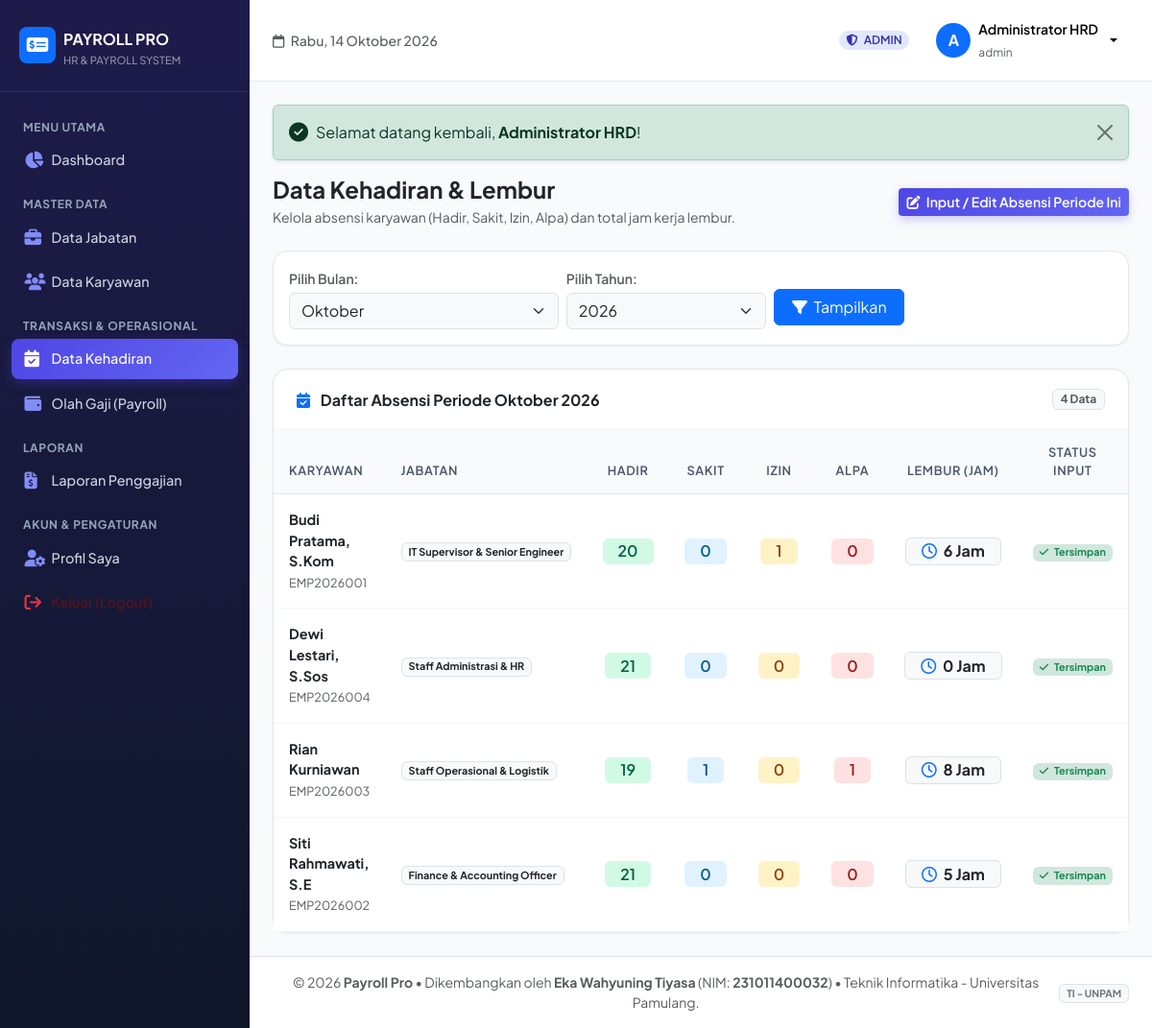
The page /absensi/index.php (signed in) on the database its author committed.
### tables this page shows
CREATE TABLE `karyawan` (
  `id` INT AUTO_INCREMENT PRIMARY KEY,
  `user_id` INT NULL,
  `nip` VARCHAR(30) NOT NULL UNIQUE,
  `nama` VARCHAR(100) NOT NULL,
  `email` VARCHAR(100) NOT NULL,
  `jabatan_id` INT NOT NULL,
  `jenis_kelamin` ENUM('Laki-laki', 'Perempuan') NOT NULL DEFAULT 'Laki-laki',
  `no_telepon` VARCHAR(20) DEFAULT NULL,
  `alamat` TEXT DEFAULT NULL,
  `status_kepegawaian` ENUM('Tetap', 'Kontrak', 'Magang') NOT NULL DEFAULT 'Tetap',
  `tanggal_masuk` DATE NOT NULL,
  `no_rekening` VARCHAR(50) NOT NULL,
  `nama_bank` VARCHAR(50) NOT NULL DEFAULT 'BCA',
  `foto` VARCHAR(255) DEFAULT 'default.png',
  `created_at` TIMESTAMP DEFAULT CURRENT_TIMESTAMP,
  INDEX (`jabatan_id`),
  INDEX (`user_id`),
  CONSTRAINT `fk_karyawan_jabatan` FOREIGN KEY (`jabatan_id`) REFERENCES `jabatan` (`id`) ON DELETE RESTRICT ON UPDATE CASCADE,
  CONSTRAINT `fk_karyawan_user` FOREIGN KEY (`user_id`) REFERENCES `users` (`id`) ON DELETE SET NULL ON UPDATE CASCADE
);

CREATE TABLE `jabatan` (
  `id` INT AUTO_INCREMENT PRIMARY KEY,
  `nama_jabatan` VARCHAR(100) NOT NULL,
  `gaji_pokok` DECIMAL(15,2) NOT NULL DEFAULT 0,
  `tunjangan_jabatan` DECIMAL(15,2) NOT NULL DEFAULT 0,
  `uang_makan_per_hari` DECIMAL(15,2) NOT NULL DEFAULT 25000,
  `created_at` TIMESTAMP DEFAULT CURRENT_TIMESTAMP
);

CREATE TABLE `absensi` (
  `id` INT AUTO_INCREMENT PRIMARY KEY,
  `karyawan_id` INT NOT NULL,
  `bulan` INT NOT NULL,
  `tahun` INT NOT NULL,
  `hadir` INT NOT NULL DEFAULT 0,
  `sakit` INT NOT NULL DEFAULT 0,
  `izin` INT NOT NULL DEFAULT 0,
  `alpa` INT NOT NULL DEFAULT 0,
  `lembur_jam` INT NOT NULL DEFAULT 0,
  `created_at` TIMESTAMP DEFAULT CURRENT_TIMESTAMP,
  UNIQUE KEY `unique_absensi_periode` (`karyawan_id`, `bulan`, `tahun`),
  INDEX (`karyawan_id`),
  CONSTRAINT `fk_absensi_karyawan` FOREIGN KEY (`karyawan_id`) REFERENCES `karyawan` (`id`) ON DELETE CASCADE ON UPDATE CASCADE
);

### config/app.php (called while the page is built, shortened)
<?php
function base_url($path = '') {
    $protocol = (!empty($_SERVER['HTTPS']) && $_SERVER['HTTPS'] !== 'off' || (isset($_SERVER['SERVER_PORT']) && $_SERVER['SERVER_PORT'] == 443)) ? "https://" : "http://";
    $host = $_SERVER['HTTP_HOST'] ?? 'localhost';
    $docRoot = realpath($_SERVER['DOCUMENT_ROOT'] ?? '');
    $appRoot = realpath(__DIR__ . '/..');
    $subDir = '';
    if ($docRoot && $appRoot && strpos($appRoot, $docRoot) === 0) {
        $subDir = str_replace('\\', '/', substr($appRoot, strlen($docRoot)));
    } else {
        $script = $_SERVER['SCRIPT_NAME'] ?? '';
        if (stripos($script, '/Aplikasi Gaji') !== false) {
            $subDir = '/Aplikasi Gaji';
        }
    }
    $url = $protocol . $host . rtrim($subDir, '/');
    $path = ltrim($path, '/');
    return $url . ($path !== '' ? '/' . $path : '');
}
function bulan_indonesia($bln) {
    $bulan_arr = [
        1 => 'Januari', 2 => 'Februari', 3 => 'Maret', 4 => 'April',
        5 => 'Mei', 6 => 'Juni', 7 => 'Juli', 8 => 'Agustus',
        9 => 'September', 10 => 'Oktober', 11 => 'November', 12 => 'Desember'
    ];
    return $bulan_arr[(int)$bln] ?? '';
}
function daftar_bulan() {
    return [
        1 => 'Januari', 2 => 'Februari', 3 => 'Maret', 4 => 'April',
        5 => 'Mei', 6 => 'Juni', 7 => 'Juli', 8 => 'Agustus',
        9 => 'September', 10 => 'Oktober', 11 => 'November', 12 => 'Desember'
    ];
}
function is_logged_in() {
    return isset($_SESSION['user']) && !empty($_SESSION['user']['id']);
}
function is_admin() {
    return is_logged_in() && ($_SESSION['user']['role'] ?? '') === 'admin';
}

### absensi/index.php (the view, shortened to what this page needs)
<?php
require_once __DIR__ . '/../config/app.php';
$bulan = (int)($_GET['bulan'] ?? date('n'));
$tahun = (int)($_GET['tahun'] ?? date('Y'));
if (is_admin()) {
    $stmt = $pdo->prepare("SELECT k.id as karyawan_id, k.nip, k.nama, j.nama_jabatan,
        a.id as absensi_id, a.hadir, a.sakit, a.izin, a.alpa, a.lembur_jam
        FROM karyawan k
        JOIN jabatan j ON k.jabatan_id = j.id
        LEFT JOIN absensi a ON k.id = a.karyawan_id AND a.bulan = ? AND a.tahun = ?
        ORDER BY k.nama ASC");
    $stmt->execute([$bulan, $tahun]);
    $absensi_list = $stmt->fetchAll();
}
include __DIR__ . '/../includes/header.php';
?>
<div class="d-md-flex align-items-center justify-content-between mb-4">
    <div>
        <h4 class="fw-bold mb-1 text-dark">Data Kehadiran & Lembur</h4>
        <p class="text-muted small mb-0">Kelola absensi karyawan (Hadir, Sakit, Izin, Alpa) dan total jam kerja lembur.</p>
    </div>
    <?php if (is_admin()): ?>
        <div class="mt-3 mt-md-0">
            <a href="<?= base_url("absensi/input.php?bulan={$bulan}&tahun={$tahun}") ?>" class="btn btn-primary-gradient btn-sm">
                <i class="fa-solid fa-pen-to-square me-1"></i> Input / Edit Absensi Periode Ini
            </a>
        </div>
    <?php endif; ?>
</div>
<div class="card-modern p-3 mb-4">
    <form method="GET" action="" class="row g-2 align-items-center">
        <?php if (is_admin()): ?>
            <div class="col-12 col-md-4">
                <label class="form-label small fw-semibold text-muted mb-1">Pilih Bulan:</label>
                <select name="bulan" class="form-select bg-light">
                    <?php foreach (daftar_bulan() as $num => $nama_bln): ?>
                        <option value="<?= $num ?>" <?= ($bulan === $num) ? 'selected' : '' ?>><?= $nama_bln ?></option>
                    <?php endforeach; ?>
                </select>
            </div>
        <?php endif; ?>
        <div class="col-12 col-md-3">
            <label class="form-label small fw-semibold text-muted mb-1">Pilih Tahun:</label>
            <select name="tahun" class="form-select bg-light">
                <?php for ($y = date('Y') - 2; $y <= date('Y') + 1; $y++): ?>
                    <option value="<?= $y ?>" <?= ($tahun === $y) ? 'selected' : '' ?>><?= $y ?></option>
                <?php endfor; ?>
            </select>
        </div>
        <div class="col-12 col-md-2 mt-md-4 pt-md-1">
            <button type="submit" class="btn btn-primary w-100"><i class="fa-solid fa-filter me-1"></i> Tampilkan</button>
        </div>
    </form>
</div>
<div class="card-modern">
    <div class="card-header-clean d-flex align-items-center justify-content-between">
        <h6 class="fw-bold mb-0 text-dark">
            <i class="fa-solid fa-calendar-check text-primary me-2"></i>
            <?= is_admin() ? "Daftar Absensi Periode " . bulan_indonesia($bulan) . " {$tahun}" : "Riwayat Kehadiran Tahun {$tahun}" ?>
        </h6>
        <span class="badge bg-light text-muted border"><?= count($absensi_list) ?> Data</span>
    </div>
    <div class="table-responsive">
        <table class="table table-modern align-middle">
            <thead>
                <tr>
                    <?php if (is_admin()): ?>
                        <th>Karyawan</th>
                        <th>Jabatan</th>
                    <?php else: ?>
                        <th>Bulan</th>
                    <?php endif; ?>
                    <th class="text-center" style="width: 100px;">Hadir</th>
                    <th class="text-center" style="width: 100px;">Sakit</th>
                    <th class="text-center" style="width: 100px;">Izin</th>
                    <th class="text-center" style="width: 100px;">Alpa</th>
                    <th class="text-center" style="width: 120px;">Lembur (Jam)</th>
                    <?php if (is_admin()): ?>
                        <th class="text-center" style="width: 120px;">Status Input</th>
                    <?php endif; ?>
                </tr>
            </thead>
            <tbody>
                <?php if (empty($absensi_list)): ?>
                    <tr>
                        <td colspan="7" class="text-center py-5 text-muted">
                            <i class="fa-regular fa-calendar-xmark fs-2 mb-2 d-block text-secondary"></i>
                            Belum ada catatan absensi untuk periode ini.
                        </td>
                    </tr>
                <?php else: ?>
                    <?php foreach ($absensi_list as $row): ?>
                        <tr>
                            <?php if (is_admin()): ?>
                                <td>
                                    <div class="fw-bold text-dark"><?= htmlspecialchars($row['nama']) ?></div>
                                    <small class="text-muted"><?= htmlspecialchars($row['nip']) ?></small>
                                </td>
                                <td><span class="badge bg-light text-dark border"><?= htmlspecialchars($row['nama_jabatan']) ?></span></td>
                            <?php else: ?>
                                <td><strong><?= bulan_indonesia($row['bulan']) ?></strong></td>
                            <?php endif; ?>
                            <td class="text-center">
                                <span class="badge badge-soft-success px-3 py-1.5 fs-6"><?= (int)($row['hadir'] ?? 0) ?></span>
                            </td>
                            <td class="text-center">
                                <span class="badge badge-soft-info px-3 py-1.5 fs-6"><?= (int)($row['sakit'] ?? 0) ?></span>
                            </td>
                            <td class="text-center">
                                <span class="badge badge-soft-warning px-3 py-1.5 fs-6"><?= (int)($row['izin'] ?? 0) ?></span>
                            </td>
                            <td class="text-center">
                                <span class="badge badge-soft-danger px-3 py-1.5 fs-6"><?= (int)($row['alpa'] ?? 0) ?></span>
                            </td>
                            <td class="text-center">
                                <span class="badge bg-light text-dark border px-3 py-1.5 fs-6"><i class="fa-regular fa-clock me-1 text-primary"></i> <?= (int)($row['lembur_jam'] ?? 0) ?> Jam</span>
                            </td>
                            <?php if (is_admin()): ?>
                                <td class="text-center">
                                    <?php if ($row['absensi_id']): ?>
                                        <span class="badge bg-success-subtle text-success"><i class="fa-solid fa-check me-1"></i> Tersimpan</span>
                                    <?php else: ?>
                                        <span class="badge bg-secondary-subtle text-secondary"><i class="fa-solid fa-minus me-1"></i> Belum Diisi</span>
                                    <?php endif; ?>
                                </td>
                            <?php endif; ?>
                        </tr>
                    <?php endforeach; ?>
                <?php endif; ?>
            </tbody>
        </table>
    </div>
</div>
<?php include __DIR__ . '/../includes/footer.php'; ?>

### assets/css/style.css (style rules this page uses)
:root { --primary: #4f46e5; --primary-hover: #4338ca; --primary-light: #eef2ff; --secondary: #0ea5e9; --accent: #8b5cf6; --success: #10b981; --warning: #f59e0b; --danger: #ef4444; --dark-bg: #0f172a; --sidebar-bg: #1e1b4b; --sidebar-hover: #312e81; --card-bg: #ffffff; --text-main: #1e293b; --text-muted: #64748b; --border-color: #e2e8f0; }
body { font-family: 'Plus Jakarta Sans', -apple-system, BlinkMacSystemFont, sans-serif; background-color: #f8fafc; color: var(--text-main); min-height: 100vh; }
.card-modern { background: #ffffff; border: 1px solid var(--border-color); border-radius: 1rem; box-shadow: 0 1px 3px 0 rgba(0, 0, 0, 0.05), 0 1px 2px -1px rgba(0, 0, 0, 0.05); transition: all 0.25s ease; }
.card-header-clean { background: transparent; border-bottom: 1px solid #f1f5f9; padding: 1.25rem 1.5rem; }
.table-modern { margin-bottom: 0; }
.table-modern thead th { background-color: #f8fafc; color: #475569; font-weight: 600; font-size: 0.8rem; text-transform: uppercase; letter-spacing: 0.05em; border-bottom: 1px solid #e2e8f0; padding: 0.85rem 1rem; }
.table-modern tbody td { padding: 1rem; vertical-align: middle; border-bottom: 1px solid #f1f5f9; font-size: 0.9rem; }
.btn-primary-gradient { background: linear-gradient(135deg, #4f46e5 0%, #6366f1 100%); color: white; border: none; font-weight: 600; box-shadow: 0 4px 10px rgba(79, 70, 229, 0.25); transition: all 0.2s; }
.badge-soft-success { background-color: #d1fae5; color: #065f46; font-weight: 600; }
.badge-soft-warning { background-color: #fef3c7; color: #92400e; font-weight: 600; }
.badge-soft-danger { background-color: #fee2e2; color: #991b1b; font-weight: 600; }
.badge-soft-info { background-color: #e0f2fe; color: #075985; font-weight: 600; }

### rows shown on the page
karyawan: nama "Budi Pratama, S.Kom", nip "EMP2026001", jabatan.nama_jabatan "IT Supervisor & Senior Engineer", absensi.hadir "20", absensi.sakit "0", absensi.izin "1", absensi.alpa "0", absensi.lembur_jam "6"
karyawan: nama "Dewi Lestari, S.Sos", nip "EMP2026004", jabatan.nama_jabatan "Staff Administrasi & HR", absensi.hadir "21", absensi.sakit "0", absensi.izin "0", absensi.alpa "0", absensi.lembur_jam "0"
karyawan: nama "Rian Kurniawan", nip "EMP2026003", jabatan.nama_jabatan "Staff Operasional & Logistik", absensi.hadir "19", absensi.sakit "1", absensi.izin "0", absensi.alpa "1", absensi.lembur_jam "8"
karyawan: nama "Siti Rahmawati, S.E", nip "EMP2026002", jabatan.nama_jabatan "Finance & Accounting Officer", absensi.hadir "21", absensi.sakit "0", absensi.izin "0", absensi.alpa "0", absensi.lembur_jam "5"

### other values the page prints
$user['role'] "ADMIN"
substr($user['nama_lengkap'], 0, 1) "A"
$user['nama_lengkap'] "Administrator HRD"
$user['username'] "admin"
$msg "Selamat datang kembali, Administrator HRD !"
bulan_indonesia($bulan) "Oktober"
$tahun "2026"
count($absensi_list) "4"
form field bulan "Oktober"
form field tahun "2026"
